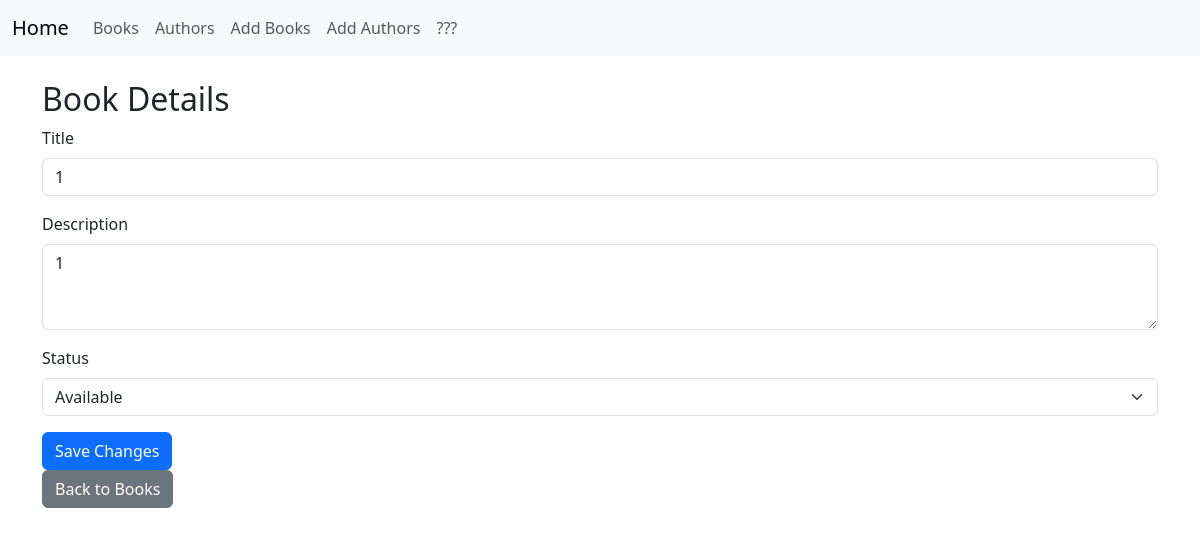
Page /books/1 on the earlier database version.
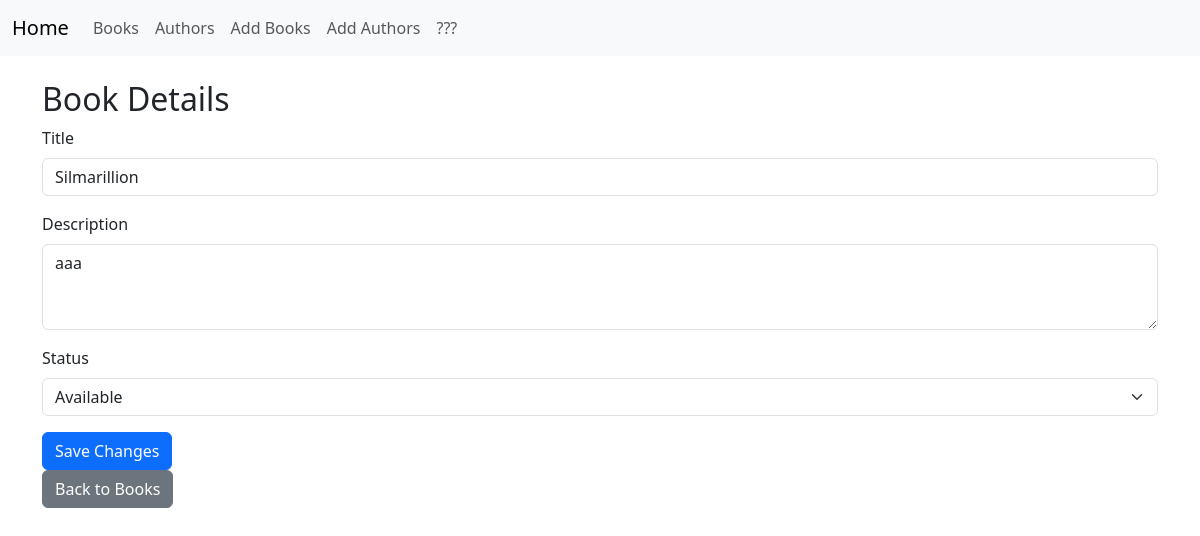
Same page on the later database version.
### app/models.py (models this page shows, shortened)
class Book(db.Model):
    id = db.Column(db.Integer, primary_key=True)
    title = db.Column(db.String(100), index=True, unique=True)
    description = db.Column(db.Text)
    status_id = db.Column(db.Integer, db.ForeignKey('status.id'))
    authors = db.relationship('Author', secondary=book_authors, backref=db.backref('books', lazy='dynamic'))
    status = db.relationship('Status', backref='book_status', lazy=True)

class Status(db.Model):
    id = db.Column(db.Integer, primary_key=True)
    available = db.Column(db.Boolean, default=True)
    borrower_name = db.Column(db.String(100))
    borrowed_date = db.Column(db.String(100))
    books = db.relationship('Book', backref='status_books', lazy=True)

### app/routes.py (the view, shortened to what this page needs)
@app.route('/books/<int:book_id>', methods=['GET', 'POST'])
def books_details(book_id):
    book = Book.query.get(book_id)
    previous_status = book.status
    return render_template('book_details.html', book=book)

### app/templates/book_details.html (shortened to what this page needs)
{% extends "index.html" %}
{% block content %}
    <h2>Book Details</h2>
    <form method="POST">
        <div class="mb-3">
            <label for="title" class="form-label">Title</label>
            <input type="text" class="form-control" id="title" name="title" value="{{ book.title }}" required>
        </div>
        <div class="mb-3">
            <label for="description" class="form-label">Description</label>
            <textarea class="form-control" id="description" name="description" rows="3" required>{{ book.description }}</textarea>
        </div>
        <div class="mb-3">
            <label for="status" class="form-label">Status</label>
            <select class="form-select" id="status" name="status">
                {% if book.status.available %}
                    <option value="available" selected>Available</option>
                {% else %}
                    <option value="available">Available</option>
                    <option value="borrowed" selected>Borrowed</option>
                {% endif %}
            </select>
        </div>
        <button type="submit" class="btn btn-primary">Save Changes</button>
    </form>
    <a href="{{ url_for('books') }}" class="btn btn-secondary">Back to Books</a>
{% endblock %}

### app/templates/index.html (shortened to what this page needs)
<!doctype html>
<html lang="en">
  <head>
    <link href="https://cdn.jsdelivr.net/npm/bootstrap@5.3.2/dist/css/bootstrap.min.css" rel="stylesheet">
  </head>
  <body>
    <nav class="navbar navbar-expand-lg bg-body-tertiary">
      <div class="container-fluid">
        <a class="navbar-brand" href="{{ url_for('homepage') }}">Home</a>
        <div class="collapse navbar-collapse" id="navbarNav">
          <ul class="navbar-nav">
            <li class="nav-item">
              <a class="nav-link" href="{{ url_for('books') }}">Books</a>
            </li>
            <li class="nav-item">
              <a class="nav-link" href="{{ url_for('authors') }}">Authors</a>
            </li>
            <li class="nav-item">
              <a class="nav-link" href="{{ url_for('add_book') }}">Add Books</a>
            </li>
            <li class="nav-item">
              <a class="nav-link" href="{{ url_for('add_author') }}">Add Authors</a>
            </li>
            <li class="nav-item">
              <a class="nav-link" href="#">???</a>
            </li>
          </ul>
        </div>
      </div>
    </nav>
    <div class="container mt-4">
      {% block content %}
      {% endblock %}
    </div>
  </body>
</html>

Differences in the rows shown:
changed Book: title "1" → "Silmarillion"; description "1" → "aaa"
